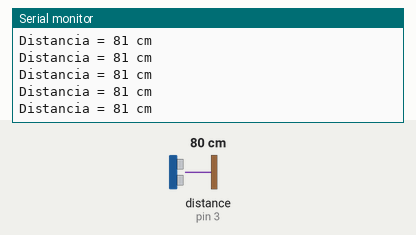
The sketch below on a simulated Arduino Uno, built with avr-gcc and run on an emulated ATmega328P. On the bench: the last lines printed to the serial monitor. The inputs (shaded band) are chosen by the test bench; at power-on: distance to the obstacle (sensor on pin 3) 80 cm. The echo pulse lasts 58.3 µs per cm.

Above: at 1.2 s.
1.3 s: distance to the obstacle (sensor on pin 3) set to 2 cm
At 1.34 s:
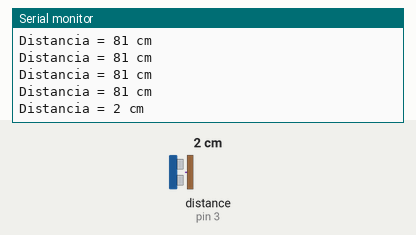
4.3 s: distance to the obstacle (sensor on pin 3) set to 4 cm
At 4.3 s:
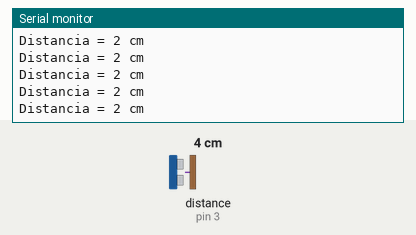
7.3 s: distance to the obstacle (sensor on pin 3) set to 60 cm
At 7.36 s:
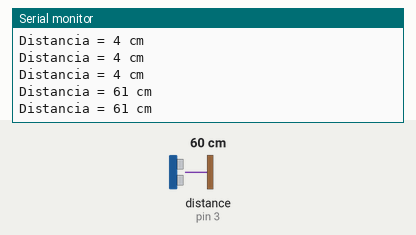
10.3 s: distance to the obstacle (sensor on pin 3) set to 250 cm
At 10.41 s:
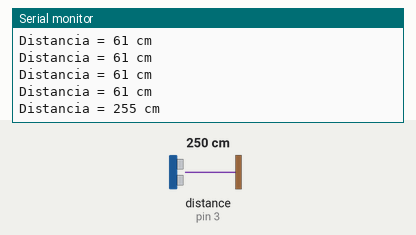
13.3 s: distance to the obstacle (sensor on pin 3) set to 9 cm
At 13.36 s:
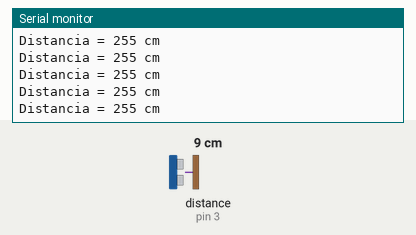
16.3 s: distance to the obstacle (sensor on pin 3) set to 120 cm
At 16.41 s:
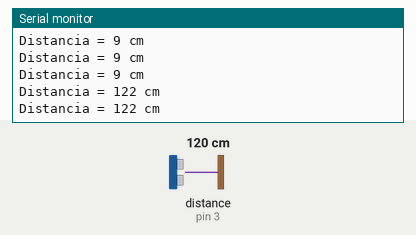
Timing chart, 0 to 19.3 s (numbered marks = the images above; inputs shaded):
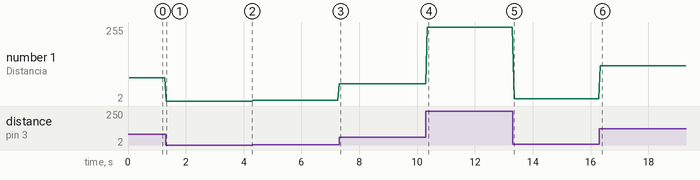

Measured:
- after the input at 1.3 s, the serial monitor: prints a new line at once (image 1)
- after the input at 7.3 s, the serial monitor: prints a new line after 0.05 s (image 3)
- after the input at 10.3 s, the serial monitor: prints a new line after 0.05 s (image 4)
- after the input at 16.3 s, the serial monitor: prints a new line at once (image 6)
- plotted number 1: 81 → 2 after the input at 1.3 s, 2 → 61 after the input at 4.3 s, 61 → 255 after the input at 10.3 s, 255 → 9 after the input at 13.3 s, 9 → 122 after the input at 16.3 s

The sketch:

distancia.ino
```cpp
/* Sketch de exemplo do Arduino para controlar um sensor de distância ultrassônico JSN-SR04T com a biblioteca NewPing e Arduino. */
// Incluir a biblioteca:
#include <NewPing.h>
// Defina o Trig e o pino de eco:
#define trigPin 2
#define echoPin 3
// Defina a distância máxima para a qual queremos fazer o ping (em centímetros). A distância máxima do sensor é avaliada em 400-500 cm:
#define MAX_DISTANCE 400
// Configuração de NewPing de pinos e distância máxima.
NewPing sonar = NewPing(trigPin, echoPin, MAX_DISTANCE);
void setup() {
  // Abra o Monitor Serial a 9600 baudrate para ver os resultados do ping:
  Serial.begin(9600);
}
void loop() {
  // Aguarde 50ms entre os pings (cerca de 20 pings / seg). 29 ms deve ser o menor atraso entre os pings:
  delay(50);

  // Meça a distância e imprima no Monitor Serial:
  Serial.print("Distancia = ");
 // Enviar ping, obter a distância em cm e imprimir o resultado (0 = fora da faixa de distância definida):
  Serial.print(sonar.ping_cm());
  Serial.println(" cm");
}
```
